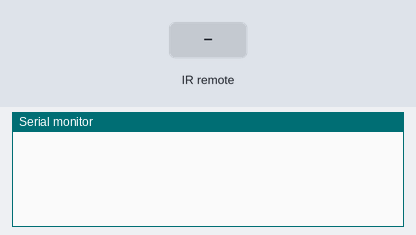
This sketch was run on a simulated Arduino Uno, built with avr-gcc and run on an emulated ATmega328P. Parts: the last lines printed to the serial monitor. Inputs (shaded band) come from the test bench.

Above: at 1.2 s.
1.3 s: infrared code 0xFFA25D received
At 2.5 s:
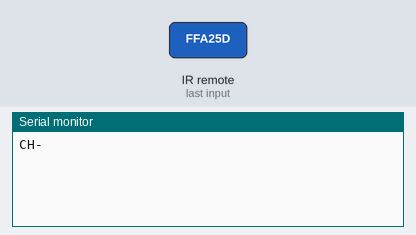
2.8 s: infrared code 0xFF4AB5 received
At 3.9 s:
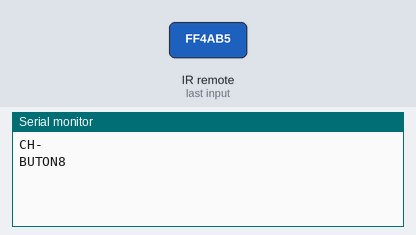

Measured:
- after the input at 1.3 s, the serial monitor: prints a new line at once (image 1)
- after the input at 2.8 s, the serial monitor: prints a new line at once (image 2)

The sketch:

IRCONTROLEREMOTO.ino
```cpp
#include <IRremote.h>

int RECV_PIN = 2;
IRrecv irrecv(RECV_PIN);
decode_results results;
#define CH1 0xFFA25D
#define CH 0xFF629D
#define CH2 0xFFE21D
#define BUTON8 0xFF4AB5
#define BUTON9 0xFF52AD

void setup()

{

 Serial.begin(9600);

 irrecv.enableIRIn();

}

void loop() {


 if (irrecv.decode(&results))
  {

 if (results.value == CH1)

 {

 Serial.println("CH-");
 }

 if (results.value == CH)

 {

 Serial.println("CH");

 }

 if (results.value == CH2)

 {

 Serial.println("CH+");

 }


 if (results.value == BUTON8)

 {

 Serial.println("BUTON8");

 }
if (results.value == BUTON9)

 {

 Serial.println("BUTON9");

 }
 irrecv.resume();

 }


}
```
